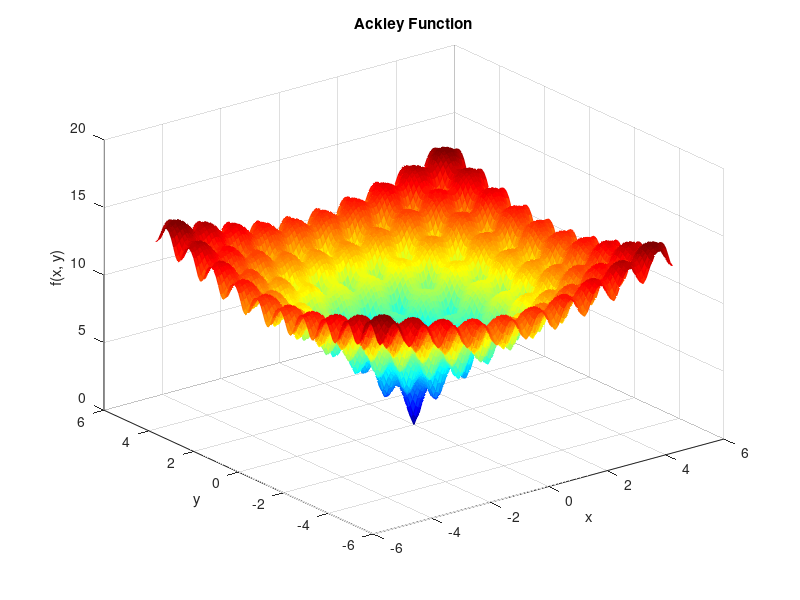
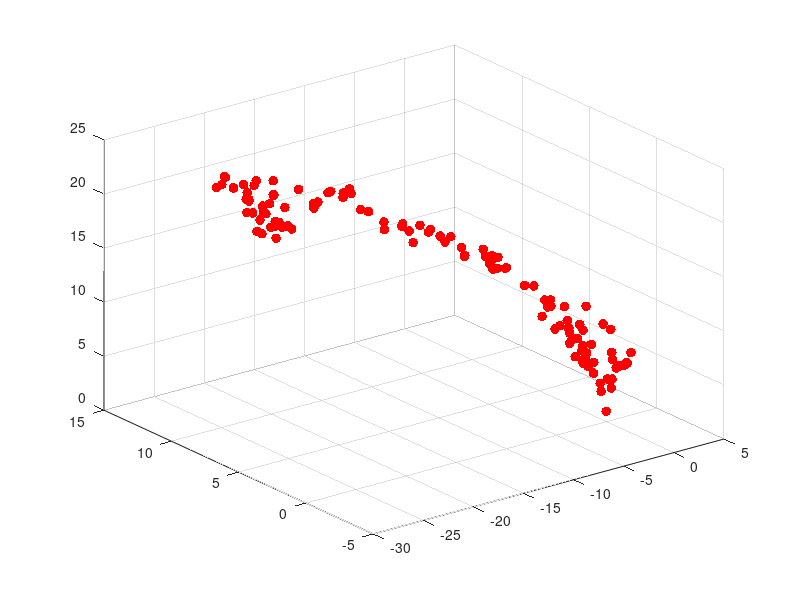
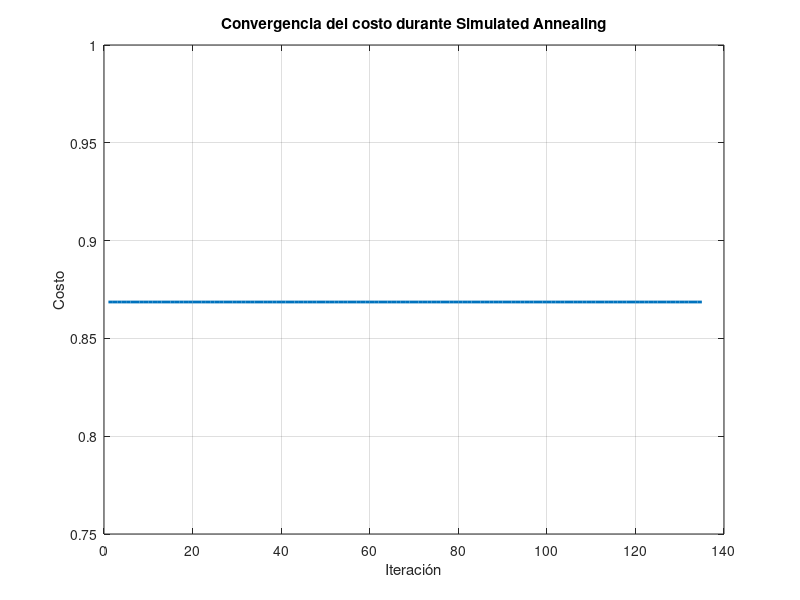

Write MATLAB code to recreate these figures, in order.
% ============================================================
% APLICACIÓN DEL ALGORITMO SIMULATED ANNEALING ACKLEY FUNCTION
% Prof. Dr. Aboud BARSEKH-ONJI 
% Email: aboud.barsekh@anahuac.mx
% https://orcid.org/0009-0004-5440-8092
% Universidad Anáhuac México Sur - Facultad de Ingeniería 
% ============================================================

ackley = @(x) -20 * exp(-0.2 * sqrt(0.5 * (x(1)^2 + x(2)^2))) ...
              - exp(0.5 * (cos(2 * pi * x(1)) + cos(2 * pi * x(2)))) ...
              + 20 + exp(1);

[x_grid, y_grid] = meshgrid(-5:0.1:5, -5:0.1:5);
z_grid = arrayfun(@(x, y) ackley([x, y]), x_grid, y_grid);

T = 1000;              % Temperatura inicial
T_min = 1;         % Temperatura mínima
alpha = 0.95;          % Factor de enfriamiento
max_iter = 700;      % Número máximo de iteraciones
x = [0.1,0.1];   % Solución inicial aleatoria
best_sol = x;
best_cost = ackley(x);
figure;
surf(x_grid, y_grid, z_grid,'EdgeColor', 'interp'); 
colormap jet;
hold on;
xlabel('x');
ylabel('y');
zlabel('f(x, y)');
title('Ackley Function');

figure;
scatter3(x(1), x(2), best_cost, 100, 'b', 'filled'); % Punto inicial
pause(1);
costs = zeros(1, max_iter);

trace_x = x(1);  % Inicializar el rastro en X
trace_y = x(2);  % Inicializar el rastro en Y
trace_z = best_cost;  % Inicializar el rastro en Z (costo)
%% 

for iter = 1:max_iter
    new_x = x + randn(1, 2);  % Movimiento aleatorio
    new_cost = ackley(new_x);  % Evaluar nueva solución
    if new_cost < best_cost
        best_sol = new_x;
        best_cost = new_cost;
        x = new_x;
    else
        delta_cost = new_cost - ackley(x);
        if rand < exp(-delta_cost / T)
            x = new_x;
        end
    end
    costs(iter) = best_cost;
    trace_x(end+1) = x(1);
    trace_y(end+1) = x(2);
    trace_z(end+1) = ackley(x);
    scatter3(trace_x, trace_y, trace_z, 50, 'r', 'filled');  % Mostrar los puntos explorados
    drawnow;  % Actualizar la gráfica
    T = T * alpha;
    if T < T_min
        break;
    end
end

fprintf('Mejor solución encontrada: (%.4f, %.4f)\n', best_sol(1), best_sol(2));
fprintf('Costo de la mejor solución: %.4f\n', best_cost);
figure;
plot(1:iter, costs(1:iter), 'LineWidth', 2);
xlabel('Iteración');
ylabel('Costo');
title('Convergencia del costo durante Simulated Annealing');
grid on;
